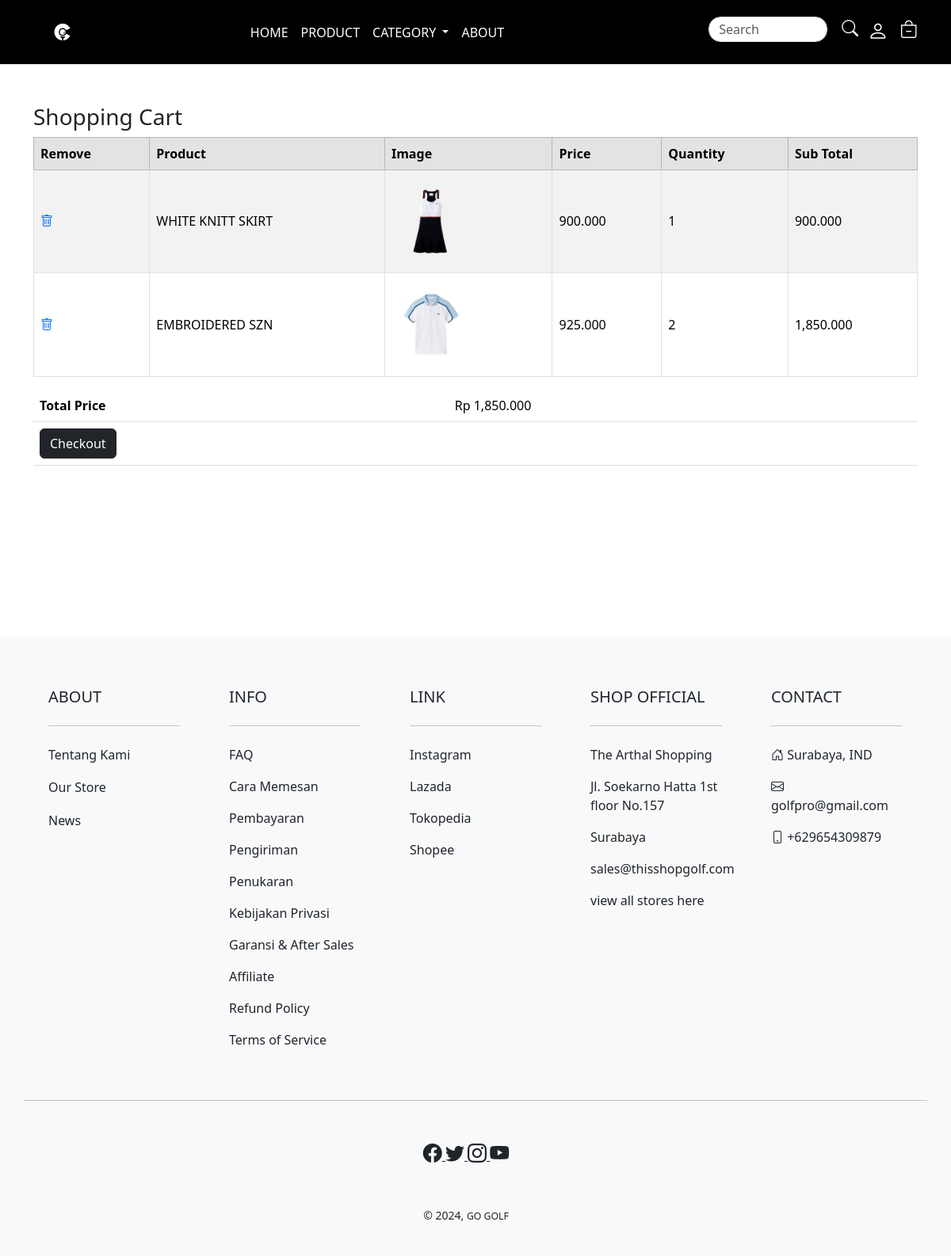
/addtocard.php (signed in), run on the app's committed database.
### tables this page shows
CREATE TABLE `keranjang` (
  `id_product` int NOT NULL,
  `id_user` int NOT NULL,
  `qty` int NOT NULL,
  `created_at` timestamp NOT NULL DEFAULT CURRENT_TIMESTAMP
);

CREATE TABLE `products` (
  `produk_id` int NOT NULL,
  `kategori_id` int NOT NULL,
  `nama_produk` varchar(255) NOT NULL,
  `harga_produk` varchar(255) NOT NULL,
  `image` varchar(255) NOT NULL,
  `deskripsi_produk` text NOT NULL
);

### addtocard.php (the view, shortened to what this page needs)
<?php
include 'lib/connection.php';
$user_id = intval($_SESSION['user_id']);
$keranjangQuery = "SELECT `id_product`, `id_user`, `qty`, `created_at` FROM `keranjang`";
$keranjangResult = mysqli_query($conn, $keranjangQuery);
?>
<!DOCTYPE html>
<html lang="en">
<head>
    <link rel="stylesheet" href="css/stylee.css">
    <link href="https://cdn.jsdelivr.net/npm/bootstrap@5.3.3/dist/css/bootstrap.min.css" rel="stylesheet"
>
    <link rel="stylesheet"
        href="https://cdnjs.cloudflare.com/ajax/libs/bootstrap-icons/1.10.0/font/bootstrap-icons.min.css">
</head>
<body>
    <?php include 'template/menu.php'; ?>
    <div class="container" style="margin-bottom: 200px; margin-top:50px">
        <h3 class="fw-light text-start">Shopping Cart</h3>
        <table class="table table-striped table-hover table-bordered product-table">
            <thead class="table-secondary">
                <tr>
                    <th scope="col">Remove</th>
                    <th scope="col">Product</th>
                    <th scope="col">Image</th>
                    <th scope="col">Price</th>
                    <th scope="col">Quantity</th>
                    <th scope="col">Sub Total</th>
                </tr>
            </thead>
            <tbody class="align-middle">
                <?php
                if ($keranjangResult->num_rows > 0) {
                    while ($row = $keranjangResult->fetch_assoc()) {
                        $productId = $row['id_product'];
                        $productQuery = "SELECT `nama_produk`, `harga_produk`, `image` FROM `products` WHERE `produk_id` = ?";
                        $productStmt = $conn->prepare($productQuery);
                        $productStmt->bind_param("i", $productId);
                        $productStmt->execute();
                        $productResult = $productStmt->get_result();
                        $productData = $productResult->fetch_assoc();
                        echo "<tr>";
                        echo "<td><a href='?id=" . $row['id_product'] . "&act=hapus'><i class='bi bi-trash'></i></a></td>";
                        echo "<td>" . $productData['nama_produk'] . "</td>";
                        echo "<td><img style='width:100px' src='" . $productData['image'] . "' alt='Product Image'></td>";
                        echo "<td>" . number_format($productData['harga_produk'], 3) . "</td>";
                        echo "<td>" . $row['qty'] . "</td>";
                        echo "<td>" . number_format($productData['harga_produk'] * $row['qty'], 3) . "</td>";
                        echo "</tr>";
                    }
                } else {
                    echo "<tr><td colspan='6'>No items in the cart.</td></tr>";
                }
                ?>
            </tbody>
        </table>
        <div class="row cart-total">
            <div class="col">
                <table class="table">
                    <tbody>
                        <?php
                        $totalPriceQuery = "SELECT SUM(`harga_produk` * `qty`) AS total_price FROM `products` INNER JOIN `keranjang` ON products.produk_id = keranjang.id_product WHERE keranjang.id_user = ?";
                        $totalPriceStmt = $conn->prepare($totalPriceQuery);
                        $totalPriceStmt->bind_param("i", $user_id);
                        $totalPriceStmt->execute();
                        $totalPriceResult = $totalPriceStmt->get_result();
                        $totalPriceData = $totalPriceResult->fetch_assoc();
                        $totalPrice = $totalPriceData['total_price'];
                        if($totalPrice >= 1){
                            echo "<tr>";
                            echo "<td class='fw-bold'>Total Price</td>";
                            echo "<td>Rp " . number_format($totalPrice, 3) . "</td>";
                            echo "</tr>";
                        }
                        ?>
                        <tr>
                            <td colspan="2">
                                <button class="btn btn-dark">Checkout</button>
                            </td>
                        </tr>
                    </tbody>
                </table>
            </div>
        </div>
    </div>
    <?php include 'template/footer.php'; ?>
</body>
</html>

### data on the page
keranjang: products.nama_produk "WHITE KNITT SKIRT", products.image (picture), products.harga_produk "900.000", qty "1"
keranjang: products.nama_produk "EMBROIDERED SZN", products.image (picture), products.harga_produk "925.000", qty "2", $productData['harga_produk']*$row['qty'] "1,850.000"

### other printed values
$totalPrice "1,850.000"
